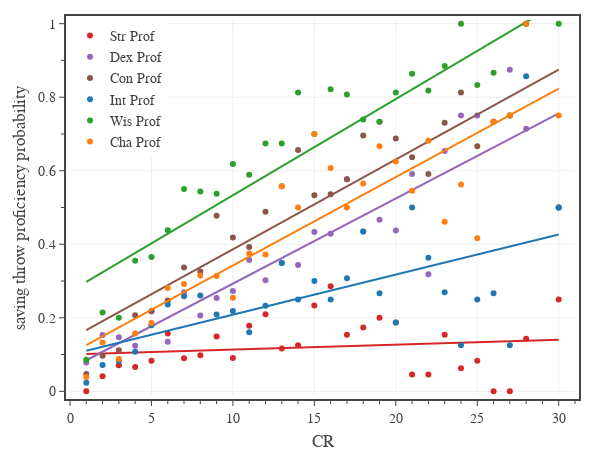

The code cell stored with this chart in its notebook:
### Code cell
# Fig. 3: Saving throw proficiency
columns = ['Str Prof','Dex Prof','Con Prof','Int Prof','Wis Prof','Cha Prof']
colors = ['#d62728','#9467bd','#8c564b','#1f77b4','#2ca02c','#ff7f0e']

df1 = df0[df0['Category'].isin(['generic','legendary','unique']) & df0['CR'].between(1, 30)]

# create figure
fig = go.Figure(
    layout=go.Layout(
        template=tfb.FIG_TEMPLATE,
        margin=dict(l=70, r=25, b=55, t=20, pad=4),
        xaxis=dict(
            title_text='CR',
            range=[0,31],
            tick0=0, dtick=5,
            minor=dict(tick0=0, dtick=1),
        ),
        yaxis=dict(
            title_text='saving throw proficiency probability',
            range=[-0.01,1.01],
            tick0=0, dtick=0.2,
            minor=dict(tick0=0, dtick=0.1),
        ),
        legend=dict(
            xanchor='left', yanchor='top',
            x=0.00, y=1.00,
            orientation='v',
            tracegroupgap=0,
        )
    )
)

for column, color in zip(columns, colors):
    plot_mean_fit(fig, df1, 'CR', column, column, color)

# show figure
fig.update_layout(width=600, height=450)
fig.show(config=tfb.FIG_CONFIG)

# save figures
if SAVEFIGS:
    fig.update_layout(autosize=True, width=None, height=None)
    tfb.save_fig_html(fig, format='large', name='fig-saving-throw-proficiency-vs-cr-large')
    tfb.save_fig_html(fig, format='small', name='fig-saving-throw-proficiency-vs-cr-small')

### Figure 1 — Plotly figure (JSON) as saved in the notebook; plotly's stock layout.template omitted (floating-point values rounded to 4 significant figures)
{"data": [{"hovertemplate": "<b>Str Prof</b><br>CR %{x:,.0f}<br>Mean %{y:,.1f}<br><extra></extra>", "legendgroup": "Str Prof", "line": {"color": "#d62728"}, "mode": "markers", "name": "Str Prof", "type": "scatter", "x": [1, 2, 3, 4, 5, 6, 7, 8, 9, 10, 11, 12, 13, 14, 15, 16, 17, 18, 19, 20, 21, 22, 23, 24, 25, 26, 27, 28, 30], "y": [0, 0.04082, 0.07059, 0.06612, 0.08333, 0.1573, 0.08989, 0.09783, 0.1493, 0.09091, 0.1786, 0.2093, 0.1163, 0.125, 0.2333, 0.2857, 0.1538, 0.1739, 0.2, 0.1875, 0.04545, 0.04545, 0.1538, 0.0625, 0.08333, 0, 0, 0.1429, 0.25]}, {"hoverinfo": "skip", "legendgroup": "Str Prof", "line": {"color": "#d62728"}, "mode": "lines", "name": "Str Prof", "showlegend": false, "type": "scatter", "x": [1, 2, 3, 4, 5, 6, 7, 8, 9, 10, 11, 12, 13, 14, 15, 16, 17, 18, 19, 20, 21, 22, 23, 24, 25, 26, 27, 28, 30], "y": [0.1017, 0.103, 0.1044, 0.1057, 0.107, 0.1084, 0.1097, 0.1111, 0.1124, 0.1137, 0.1151, 0.1164, 0.1177, 0.1191, 0.1204, 0.1217, 0.1231, 0.1244, 0.1257, 0.1271, 0.1284, 0.1297, 0.1311, 0.1324, 0.1338, 0.1351, 0.1364, 0.1378, 0.1404]}, {"hovertemplate": "<b>Dex Prof</b><br>CR %{x:,.0f}<br>Mean %{y:,.1f}<br><extra></extra>", "legendgroup": "Dex Prof", "line": {"color": "#9467bd"}, "mode": "markers", "name": "Dex Prof", "type": "scatter", "x": [1, 2, 3, 4, 5, 6, 7, 8, 9, 10, 11, 12, 13, 14, 15, 16, 17, 18, 19, 20, 21, 22, 23, 24, 25, 26, 27, 28, 30], "y": [0.07812, 0.1531, 0.1471, 0.124, 0.2179, 0.1348, 0.2697, 0.2065, 0.2537, 0.2727, 0.3571, 0.3023, 0.3488, 0.3438, 0.4333, 0.4286, 0.5769, 0.4348, 0.4667, 0.4375, 0.5909, 0.3182, 0.6538, 0.75, 0.75, 0.7333, 0.875, 0.7143, 0.5]}, {"hoverinfo": "skip", "legendgroup": "Dex Prof", "line": {"color": "#9467bd"}, "mode": "lines", "name": "Dex Prof", "showlegend": false, "type": "scatter", "x": [1, 2, 3, 4, 5, 6, 7, 8, 9, 10, 11, 12, 13, 14, 15, 16, 17, 18, 19, 20, 21, 22, 23, 24, 25, 26, 27, 28, 30], "y": [0.08451, 0.1077, 0.1308, 0.154, 0.1771, 0.2003, 0.2234, 0.2466, 0.2697, 0.2929, 0.316, 0.3392, 0.3623, 0.3855, 0.4086, 0.4318, 0.4549, 0.4781, 0.5012, 0.5244, 0.5475, 0.5707, 0.5938, 0.617, 0.6401, 0.6633, 0.6864, 0.7096, 0.7559]}, {"hovertemplate": "<b>Con Prof</b><br>CR %{x:,.0f}<br>Mean %{y:,.1f}<br><extra></extra>", "legendgroup": "Con Prof", "line": {"color": "#8c564b"}, "mode": "markers", "name": "Con Prof", "type": "scatter", "x": [1, 2, 3, 4, 5, 6, 7, 8, 9, 10, 11, 12, 13, 14, 15, 16, 17, 18, 19, 20, 21, 22, 23, 24, 25, 26, 27, 28, 30], "y": [0.04688, 0.09694, 0.1118, 0.2066, 0.2179, 0.2472, 0.3371, 0.3261, 0.4776, 0.4182, 0.3929, 0.4884, 0.5581, 0.6562, 0.5333, 0.5357, 0.5769, 0.6957, 0.7333, 0.6875, 0.6364, 0.5909, 0.7308, 0.8125, 0.6667, 0.7333, 0.75, 1, 0.5]}, {"hoverinfo": "skip", "legendgroup": "Con Prof", "line": {"color": "#8c564b"}, "mode": "lines", "name": "Con Prof", "showlegend": false, "type": "scatter", "x": [1, 2, 3, 4, 5, 6, 7, 8, 9, 10, 11, 12, 13, 14, 15, 16, 17, 18, 19, 20, 21, 22, 23, 24, 25, 26, 27, 28, 30], "y": [0.1662, 0.1907, 0.2151, 0.2395, 0.264, 0.2884, 0.3128, 0.3373, 0.3617, 0.3861, 0.4106, 0.435, 0.4594, 0.4839, 0.5083, 0.5327, 0.5572, 0.5816, 0.606, 0.6305, 0.6549, 0.6793, 0.7038, 0.7282, 0.7526, 0.777, 0.8015, 0.8259, 0.8748]}, {"hovertemplate": "<b>Int Prof</b><br>CR %{x:,.0f}<br>Mean %{y:,.1f}<br><extra></extra>", "legendgroup": "Int Prof", "line": {"color": "#1f77b4"}, "mode": "markers", "name": "Int Prof", "type": "scatter", "x": [1, 2, 3, 4, 5, 6, 7, 8, 9, 10, 11, 12, 13, 14, 15, 16, 17, 18, 19, 20, 21, 22, 23, 24, 25, 26, 27, 28, 30], "y": [0.02344, 0.07143, 0.08235, 0.1074, 0.1795, 0.236, 0.2584, 0.2609, 0.209, 0.2182, 0.1607, 0.2326, 0.3488, 0.25, 0.3, 0.25, 0.3077, 0.4348, 0.2667, 0.1875, 0.5, 0.3636, 0.2692, 0.125, 0.25, 0.2667, 0.125, 0.8571, 0.5]}, {"hoverinfo": "skip", "legendgroup": "Int Prof", "line": {"color": "#1f77b4"}, "mode": "lines", "name": "Int Prof", "showlegend": false, "type": "scatter", "x": [1, 2, 3, 4, 5, 6, 7, 8, 9, 10, 11, 12, 13, 14, 15, 16, 17, 18, 19, 20, 21, 22, 23, 24, 25, 26, 27, 28, 30], "y": [0.1106, 0.1215, 0.1324, 0.1433, 0.1542, 0.1651, 0.176, 0.1869, 0.1978, 0.2086, 0.2195, 0.2304, 0.2413, 0.2522, 0.2631, 0.274, 0.2849, 0.2958, 0.3067, 0.3176, 0.3285, 0.3394, 0.3503, 0.3612, 0.3721, 0.383, 0.3939, 0.4048, 0.4266]}, {"hovertemplate": "<b>Wis Prof</b><br>CR %{x:,.0f}<br>Mean %{y:,.1f}<br><extra></extra>", "legendgroup": "Wis Prof", "line": {"color": "#2ca02c"}, "mode": "markers", "name": "Wis Prof", "type": "scatter", "x": [1, 2, 3, 4, 5, 6, 7, 8, 9, 10, 11, 12, 13, 14, 15, 16, 17, 18, 19, 20, 21, 22, 23, 24, 25, 26, 27, 28, 30], "y": [0.08594, 0.2143, 0.2, 0.3554, 0.3654, 0.4382, 0.5506, 0.5435, 0.5373, 0.6182, 0.5893, 0.6744, 0.6744, 0.8125, 0.7, 0.8214, 0.8077, 0.7391, 0.7333, 0.8125, 0.8636, 0.8182, 0.8846, 1, 0.8333, 0.8667, 0.75, 1, 1]}, {"hoverinfo": "skip", "legendgroup": "Wis Prof", "line": {"color": "#2ca02c"}, "mode": "lines", "name": "Wis Prof", "showlegend": false, "type": "scatter", "x": [1, 2, 3, 4, 5, 6, 7, 8, 9, 10, 11, 12, 13, 14, 15, 16, 17, 18, 19, 20, 21, 22, 23, 24, 25, 26, 27, 28, 30], "y": [0.2979, 0.3241, 0.3503, 0.3764, 0.4026, 0.4288, 0.4549, 0.4811, 0.5073, 0.5334, 0.5596, 0.5858, 0.6119, 0.6381, 0.6643, 0.6904, 0.7166, 0.7428, 0.7689, 0.7951, 0.8213, 0.8474, 0.8736, 0.8998, 0.9259, 0.9521, 0.9783, 1.004, 1.057]}, {"hovertemplate": "<b>Cha Prof</b><br>CR %{x:,.0f}<br>Mean %{y:,.1f}<br><extra></extra>", "legendgroup": "Cha Prof", "line": {"color": "#ff7f0e"}, "mode": "markers", "name": "Cha Prof", "type": "scatter", "x": [1, 2, 3, 4, 5, 6, 7, 8, 9, 10, 11, 12, 13, 14, 15, 16, 17, 18, 19, 20, 21, 22, 23, 24, 25, 26, 27, 28, 30], "y": [0.03906, 0.1327, 0.08824, 0.157, 0.1859, 0.2809, 0.2921, 0.3152, 0.3134, 0.2545, 0.375, 0.3721, 0.5581, 0.5, 0.7, 0.6071, 0.5, 0.5652, 0.6667, 0.625, 0.5455, 0.6818, 0.4615, 0.5625, 0.4167, 0.7333, 0.75, 1, 0.75]}, {"hoverinfo": "skip", "legendgroup": "Cha Prof", "line": {"color": "#ff7f0e"}, "mode": "lines", "name": "Cha Prof", "showlegend": false, "type": "scatter", "x": [1, 2, 3, 4, 5, 6, 7, 8, 9, 10, 11, 12, 13, 14, 15, 16, 17, 18, 19, 20, 21, 22, 23, 24, 25, 26, 27, 28, 30], "y": [0.1254, 0.1495, 0.1735, 0.1976, 0.2217, 0.2457, 0.2698, 0.2938, 0.3179, 0.342, 0.366, 0.3901, 0.4141, 0.4382, 0.4623, 0.4863, 0.5104, 0.5344, 0.5585, 0.5826, 0.6066, 0.6307, 0.6548, 0.6788, 0.7029, 0.7269, 0.751, 0.7751, 0.8232]}], "layout": {"height": 450, "legend": {"orientation": "v", "tracegroupgap": 0, "x": 0, "xanchor": "left", "y": 1, "yanchor": "top"}, "margin": {"b": 55, "l": 70, "pad": 4, "r": 25, "t": 20}, "width": 600, "xaxis": {"dtick": 5, "minor": {"dtick": 1, "tick0": 0}, "range": [0, 31], "tick0": 0, "title": {"text": "CR"}}, "yaxis": {"dtick": 0.2, "minor": {"dtick": 0.1, "tick0": 0}, "range": [-0.01, 1.01], "tick0": 0, "title": {"text": "saving throw proficiency probability"}}}}
